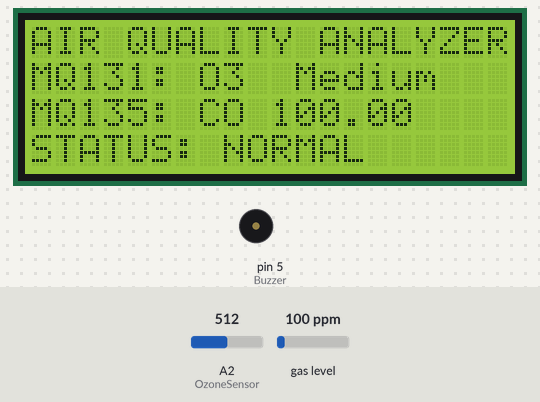
Bench run of a sketch on a simulated Arduino Nano, built with avr-gcc and run on an emulated ATmega328P. Shown: 20×4 character LCD, buzzer (waves = sounding, pin HIGH). Inputs (shaded band) come from the test bench; at power-on: gas level 100 ppm, A2 (OzoneSensor) = 512. The modem accepts every AT command (registered, SIM ready, sends succeed) and sends nothing else.

Above: at 7.3 s.
7.4 s: gas level set to 750 ppm
At 16.2 s:
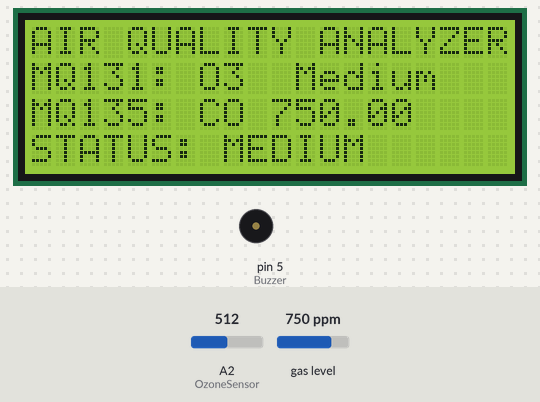
17.1 s: A2 (OzoneSensor) set to 361
26.5 s: A2 (OzoneSensor) set to 339
At 35.2 s:
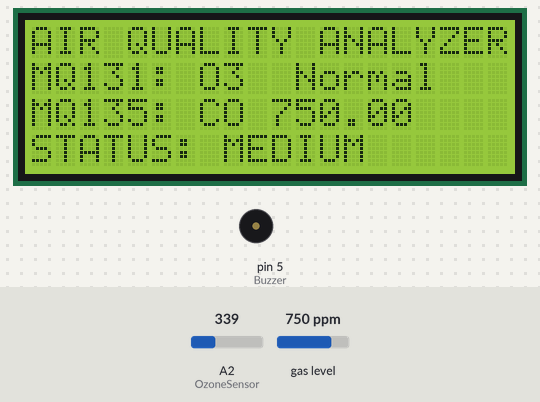
38.8 s: gas level set to 20 ppm
At 44.7 s:
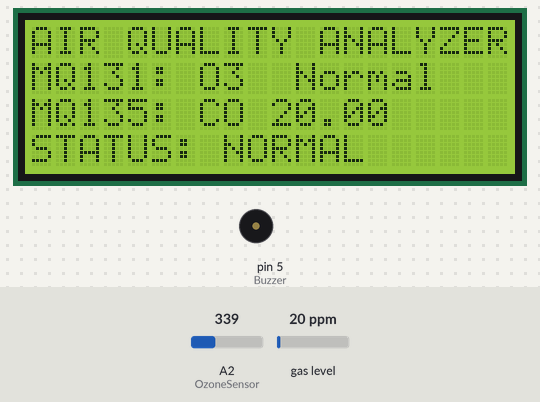
47.0 s: A2 (OzoneSensor) set to 710
At 53.8 s:
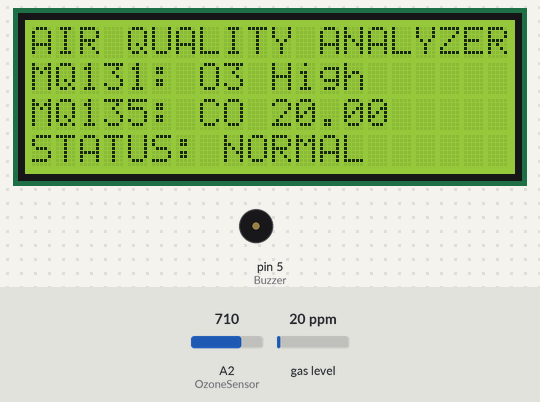
56.4 s: gas level set to 980 ppm
At 63.8 s:
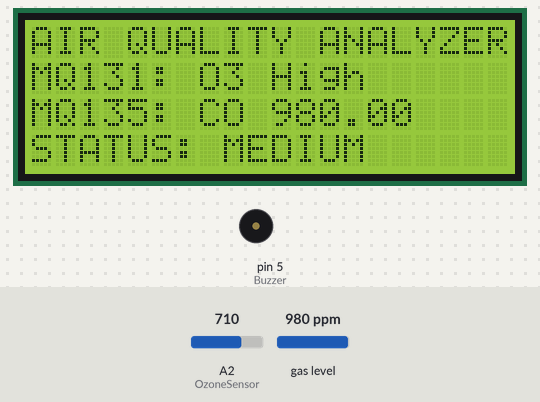
Timing chart, 0 to 65.3 s (numbered marks = the images above; inputs shaded):
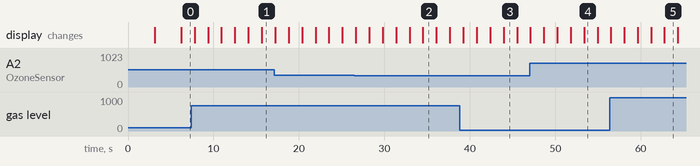

The sketch:

FinalTest.ino
```cpp
#include <Wire.h>
#include <SoftwareSerial.h>
#include <MQUnifiedsensor.h>
#include <LiquidCrystal_I2C.h>

#define placa "Arduino NANO"
#define Voltage_Resolution 5
#define pin A1
#define type "MQ-135"
#define ADC_Bit_Resolution 10

const float customRo = 59.0;
int Buzzer = 5;
int Call = 0;
int OzoneSensor = A2;
String category = "Loading...";
unsigned long previousMillis = 0;
const unsigned long interval = 3000;

LiquidCrystal_I2C lcd(0x3F, 20, 4);
SoftwareSerial sim800lSerial(2, 3);

MQUnifiedsensor MQ135(placa, Voltage_Resolution, ADC_Bit_Resolution, pin, type);

void setup() {
  sim800lSerial.begin(9600);
  sendATCommand("AT");  // Send AT command to check communication
  delay(1000);
  sendATCommand("AT+CMEE=2");  // Enable error reporting in verbose mode
  delay(1000);

  pinMode(Buzzer, OUTPUT);
  digitalWrite(Buzzer, LOW);

  MQ135.setRegressionMethod(1);
  MQ135.init();
  delay(50);

  // Set the custom Ro value
  MQ135.setR0(customRo);
  lcd.init();
  lcd.backlight();

  lcd.clear();
  lcd.setCursor(6, 1);
  lcd.print("SYSTEM");
  lcd.setCursor(2, 2);
  lcd.print("INITIALIZATION");
  delay(3000);
}
void loop() {
  MQ135.update();  // Update data, the Arduino will read the voltage from the analog pin

  MQ135.setA(605.18);
  MQ135.setB(-3.937);             // Configure the equation to calculate CO concentration value
  float CO = MQ135.readSensor();  // Sensor will read PPM concentration using the model, a and b values set previously or from the setup

  MQ135.setA(77.255);
  MQ135.setB(-3.18);                   // Configure the equation to calculate Alcohol concentration value
  float Alcohol = MQ135.readSensor();  // Sensor will read PPM concentration using the model, a and b values set previously or from the setup

  MQ135.setA(110.47);
  MQ135.setB(-2.862);              // Configure the equation to calculate CO2 concentration value
  float CO2 = MQ135.readSensor();  // Sensor will read PPM concentration using the model, a and b values set previously or from the setup

  MQ135.setA(44.947);
  MQ135.setB(-3.445);                 // Configure the equation to calculate Toluen concentration value
  float Toluen = MQ135.readSensor();  // Sensor will read PPM concentration using the model, a and b values set previously or from the setup

  MQ135.setA(102.2);
  MQ135.setB(-2.473);              // Configure the equation to calculate NH4 concentration value
  float NH4 = MQ135.readSensor();  // Sensor will read PPM concentration using the model, a and b values set previously or from the setup

  MQ135.setA(34.668);
  MQ135.setB(-3.369);                 // Configure the equation to calculate Aceton concentration value
  float Aceton = MQ135.readSensor();  // Sensor will read PPM concentration using the model, a and b values set previously or from the setup

  int OzoneValue = analogRead(OzoneSensor);

  if (OzoneValue > 0 && OzoneValue < 350) {
    category = " Normal";
    digitalWrite(Buzzer, LOW);
  } else if (OzoneValue > 350 && OzoneValue < 700) {
    category = " Medium";
    digitalWrite(Buzzer, LOW);
  } else if (OzoneValue > 700) {
    category = "High";
    digitalWrite(Buzzer, LOW);
  }
  if (CO < 500) {
    digitalWrite(Buzzer, LOW);
    lcd.clear();
    lcd.setCursor(0, 0);
    lcd.print("AIR QUALITY ANALYZER");
    lcd.setCursor(0, 1);
    lcd.print("MQ131: O3 ");
    lcd.setCursor(10, 1);
    lcd.print(category);
    lcd.setCursor(0, 2);
    lcd.print("MQ135: CO ");
    lcd.setCursor(10, 2);
    lcd.print(CO, 2);
    lcd.setCursor(0, 3);
    lcd.print("STATUS: NORMAL");
    delay(1500);

    lcd.clear();
    lcd.setCursor(0, 0);
    lcd.print("AIR QUALITY ANALYZER");
    lcd.setCursor(0, 1);
    lcd.print("MQ131: O3 ");
    lcd.setCursor(10, 1);
    lcd.print(category);
    lcd.setCursor(0, 2);
    lcd.print("MQ135: Alcohol ");
    lcd.setCursor(15, 2);
    lcd.print(Alcohol, 2);
    lcd.setCursor(0, 3);
    lcd.print("STATUS: NORMAL");
    delay(1500);

    lcd.clear();
    lcd.setCursor(0, 0);
    lcd.print("AIR QUALITY ANALYZER");
    lcd.setCursor(0, 1);
    lcd.print("MQ131: O3");
    lcd.setCursor(10, 1);
    lcd.print(category);
    lcd.setCursor(0, 2);
    lcd.print("MQ135: CO2 ");
    lcd.setCursor(11, 2);
    lcd.print(CO2 + 400, 1);
    lcd.setCursor(0, 3);
    lcd.print("STATUS: NORMAL");
    delay(1500);

    lcd.clear();
    lcd.setCursor(0, 0);
    lcd.print("AIR QUALITY ANALYZER");
    lcd.setCursor(0, 1);
    lcd.print("MQ131: O3");
    lcd.setCursor(10, 1);
    lcd.print(category);
    lcd.setCursor(0, 2);
    lcd.print("MQ135: Toluen ");
    lcd.setCursor(14, 2);
    lcd.print(Toluen, 2);
    lcd.setCursor(0, 3);
    lcd.print("STATUS: NORMAL");
    delay(1500);

    lcd.clear();
    lcd.setCursor(0, 0);
    lcd.print("AIR QUALITY ANALYZER");
    lcd.setCursor(0, 1);
    lcd.print("MQ131: O3");
    lcd.setCursor(10, 1);
    lcd.print(category);
    lcd.setCursor(0, 2);
    lcd.print("MQ135: NH4 ");
    lcd.setCursor(11, 2);
    lcd.print(NH4, 2);
    lcd.setCursor(0, 3);
    lcd.print("STATUS: NORMAL");
    delay(1500);

    lcd.clear();
    lcd.setCursor(0, 0);
    lcd.print("AIR QUALITY ANALYZER");
    lcd.setCursor(0, 1);
    lcd.print("MQ131: O3");
    lcd.setCursor(10, 1);
    lcd.print(category);
    lcd.setCursor(0, 2);
    lcd.print("MQ135: Aceton ");
    lcd.setCursor(14, 2);
    lcd.print(Aceton, 2);
    lcd.setCursor(0, 3);
    lcd.print("STATUS: NORMAL");
    delay(1500);
  } else if (CO > 500 && CO < 10000) {
    digitalWrite(Buzzer, LOW);
    lcd.clear();
    lcd.setCursor(0, 0);
    lcd.print("AIR QUALITY ANALYZER");
    lcd.setCursor(0, 1);
    lcd.print("MQ131: O3 ");
    lcd.setCursor(10, 1);
    lcd.print(category);
    lcd.setCursor(0, 2);
    lcd.print("MQ135: CO ");
    lcd.setCursor(10, 2);
    lcd.print(CO, 2);
    lcd.setCursor(0, 3);
    lcd.print("STATUS: MEDIUM");
    delay(1500);

    lcd.clear();
    lcd.setCursor(0, 0);
    lcd.print("AIR QUALITY ANALYZER");
    lcd.setCursor(0, 1);
    lcd.print("MQ131: O3 ");
    lcd.setCursor(10, 1);
    lcd.print(category);
    lcd.setCursor(0, 2);
    lcd.print("MQ135: Alcohol ");
    lcd.setCursor(15, 2);
    lcd.print(Alcohol, 2);
    lcd.setCursor(0, 3);
    lcd.print("STATUS: MEDIUM");
    delay(1500);

    lcd.clear();
    lcd.setCursor(0, 0);
    lcd.print("AIR QUALITY ANALYZER");
    lcd.setCursor(0, 1);
    lcd.print("MQ131: O3");
    lcd.setCursor(10, 1);
    lcd.print(category);
    lcd.setCursor(0, 2);
    lcd.print("MQ135: CO2 ");
    lcd.setCursor(11, 2);
    lcd.print(CO2 + 400, 1);
    lcd.setCursor(0, 3);
    lcd.print("STATUS: MEDIUM");
    delay(1500);

    lcd.clear();
    lcd.setCursor(0, 0);
    lcd.print("AIR QUALITY ANALYZER");
    lcd.setCursor(0, 1);
    lcd.print("MQ131: O3");
    lcd.setCursor(10, 1);
    lcd.print(category);
    lcd.setCursor(0, 2);
    lcd.print("MQ135: Toluen ");
    lcd.setCursor(14, 2);
    lcd.print(Toluen, 2);
    lcd.setCursor(0, 3);
    lcd.print("STATUS: MEDIUM");
    delay(1500);

    lcd.clear();
    lcd.setCursor(0, 0);
    lcd.print("AIR QUALITY ANALYZER");
    lcd.setCursor(0, 1);
    lcd.print("MQ131: O3");
    lcd.setCursor(10, 1);
    lcd.print(category);
    lcd.setCursor(0, 2);
    lcd.print("MQ135: NH4 ");
    lcd.setCursor(11, 2);
    lcd.print(NH4, 2);
    lcd.setCursor(0, 3);
    lcd.print("STATUS: MEDIUM");
    delay(1500);

    lcd.clear();
    lcd.setCursor(0, 0);
    lcd.print("AIR QUALITY ANALYZER");
    lcd.setCursor(0, 1);
    lcd.print("MQ131: O3");
    lcd.setCursor(10, 1);
    lcd.print(category);
    lcd.setCursor(0, 2);
    lcd.print("MQ135: Aceton ");
    lcd.setCursor(14, 2);
    lcd.print(Aceton, 2);
    lcd.setCursor(0, 3);
    lcd.print("STATUS: MEDIUM");
    delay(1500);
  } else if (CO > 10000) {
    digitalWrite(Buzzer, HIGH);
    lcd.clear();
    lcd.setCursor(0, 0);
    lcd.print("AIR QUALITY ANALYZER");
    lcd.setCursor(0, 1);
    lcd.print("MQ131: O3 ");
    lcd.setCursor(10, 1);
    lcd.print(category);
    lcd.setCursor(0, 2);
    lcd.print("MQ135: CO ");
    lcd.setCursor(10, 2);
    lcd.print(CO, 1);
    lcd.setCursor(0, 3);
    lcd.print("STATUS: CRITICAL");
    delay(1500);

    lcd.clear();
    lcd.setCursor(0, 0);
    lcd.print("AIR QUALITY ANALYZER");
    lcd.setCursor(0, 1);
    lcd.print("MQ131: O3 ");
    lcd.setCursor(10, 1);
    lcd.print(category);
    lcd.setCursor(0, 2);
    lcd.print("MQ135: Alcohol ");
    lcd.setCursor(15, 2);
    lcd.print(Alcohol, 1);
    lcd.setCursor(0, 3);
    lcd.print("STATUS: CRITICAL");
    delay(1500);

    lcd.clear();
    lcd.setCursor(0, 0);
    lcd.print("AIR QUALITY ANALYZER");
    lcd.setCursor(0, 1);
    lcd.print("MQ131: O3");
    lcd.setCursor(10, 1);
    lcd.print(category);
    lcd.setCursor(0, 2);
    lcd.print("MQ135: CO2 ");
    lcd.setCursor(11, 2);
    lcd.print(CO2 + 400, 1);
    lcd.setCursor(0, 3);
    lcd.print("STATUS: CRITICAL");
    delay(1500);

    lcd.clear();
    lcd.setCursor(0, 0);
    lcd.print("AIR QUALITY ANALYZER");
    lcd.setCursor(0, 1);
    lcd.print("MQ131: O3");
    lcd.setCursor(10, 1);
    lcd.print(category);
    lcd.setCursor(0, 2);
    lcd.print("MQ135: Toluen ");
    lcd.setCursor(14, 2);
    lcd.print(Toluen, 1);
    lcd.setCursor(0, 3);
    lcd.print("STATUS: CRITICAL");
    delay(1500);

    lcd.clear();
    lcd.setCursor(0, 0);
    lcd.print("AIR QUALITY ANALYZER");
    lcd.setCursor(0, 1);
    lcd.print("MQ131: O3");
    lcd.setCursor(10, 1);
    lcd.print(category);
    lcd.setCursor(0, 2);
    lcd.print("MQ135: NH4 ");
    lcd.setCursor(11, 2);
    lcd.print(NH4, 1);
    lcd.setCursor(0, 3);
    lcd.print("STATUS: CRITICAL");
    delay(1500);

    lcd.clear();
    lcd.setCursor(0, 0);
    lcd.print("AIR QUALITY ANALYZER");
    lcd.setCursor(0, 1);
    lcd.print("MQ131: O3");
    lcd.setCursor(10, 1);
    lcd.print(category);
    lcd.setCursor(0, 2);
    lcd.print("MQ135: Aceton ");
    lcd.setCursor(14, 2);
    lcd.print(Aceton, 1);
    lcd.setCursor(0, 3);
    lcd.print("STATUS: CRITICAL");
    delay(1500);

    BuzzerStatus();

  }
}

void BuzzerStatus() {
  if (digitalRead(Buzzer) == HIGH && Call == 0) {
    callNumber("+254748613509");

    delay(5000);

    // Hang up the call
    hangUpCall();
    Call = 1;
  }else {
    Call = 0;
  }
}
void sendATCommand(String command) {
  sim800lSerial.println(command);
  delay(500);
  while (sim800lSerial.available()) {
    Serial.write(sim800lSerial.read());
  }
}

void callNumber(String phoneNumber) {
  String callCommand = "ATD" + phoneNumber + ";";
  sendATCommand(callCommand);
}

void hangUpCall() {
  sendATCommand("ATH0");
}
```

Measured:
- the behaviour switches between 350 and 349 on A2 (OzoneSensor) (found by bisection; images 1 and 2)
- after the input at 7.4 s, the display: first differs from a run without the input after 8.3 s (image 1)
- after the input at 26.5 s, the display: first differs from a run without the input after 8.0 s (image 2)
- after the input at 38.8 s, the display: first differs from a run without the input after 5.1 s (image 3)
- after the input at 47.0 s, the display: first differs from a run without the input after 6.4 s (image 4)
- after the input at 56.4 s, the display: first differs from a run without the input after 6.4 s (image 5)
- what the display in image 2 shows lasts 1.6 s, from 34.5 s to 36.1 s
